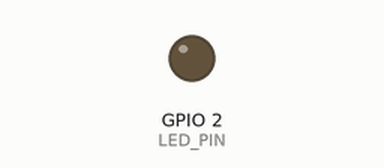
The sketch below on a simulated ESP32. On the bench: output pins drawn as LEDs (lit = HIGH). WiFi joins after 1.5 s; servers stay silent unless stated; a WiFi scan finds three made-up networks; what the sketch prints to the serial monitor is not drawn.

Above: at 0.6 s.
At 4.9 s:
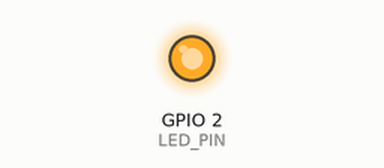
Timing chart, 0 to 6.4 s (numbered marks = the images above):
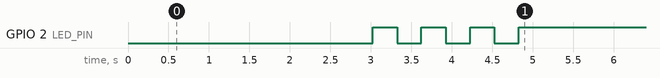

The sketch:

wifi_new_integration.ino
```cpp
#include <WiFi.h>

const char* ssid = "toyo_cutter_1";
const char* password = "4650240D";

#define LED_PIN 2

void setup() {

  Serial.begin(115200);
  delay(500);

  pinMode(LED_PIN, OUTPUT);
  digitalWrite(LED_PIN, LOW);

  // Disconnect previous Wi-Fi connection
  WiFi.disconnect(true);
  delay(500);

  // Set Wi-Fi station mode
  WiFi.mode(WIFI_STA);

  // --------------------------------
  // SCAN AVAILABLE WIFI NETWORKS
  // --------------------------------

  Serial.println();
  Serial.println("--------------------------------");
  Serial.println("AVAILABLE WIFI NETWORKS");
  Serial.println("--------------------------------");

  int networks = WiFi.scanNetworks();

  if (networks == 0) {

    Serial.println("No networks found.");

  } else {

    Serial.print(networks);
    Serial.println(" networks found.");

    for (int i = 0; i < networks; i++) {

      Serial.println();

      Serial.print(i + 1);
      Serial.print(". SSID: ");
      Serial.println(WiFi.SSID(i));

      Serial.print("   Signal: ");
      Serial.print(WiFi.RSSI(i));
      Serial.println(" dBm");

      Serial.print("   Security: ");

      if (WiFi.encryptionType(i) == WIFI_AUTH_OPEN) {
        Serial.println("Open");
      } else {
        Serial.println("Protected");
      }
    }
  }

  WiFi.scanDelete();

  // --------------------------------
  // CONNECT TO SPECIFIC WIFI
  // --------------------------------

  Serial.println();
  Serial.println("--------------------------------");
  Serial.println("CONNECTING TO WIFI...");
  Serial.println("--------------------------------");

  WiFi.begin(ssid, password);

  while (WiFi.status() != WL_CONNECTED) {

    digitalWrite(LED_PIN, HIGH);
    delay(300);

    digitalWrite(LED_PIN, LOW);
    delay(300);

    Serial.print(".");
  }

  // Connected - LED stays ON
  digitalWrite(LED_PIN, HIGH);

  Serial.println();
  Serial.println("WIFI CONNECTED!");

  Serial.print("Connected SSID: ");
  Serial.println(WiFi.SSID());

  Serial.print("IP Address: ");
  Serial.println(WiFi.localIP());

  Serial.print("Signal Strength: ");
  Serial.print(WiFi.RSSI());
  Serial.println(" dBm");
}

void loop() {
}
```
